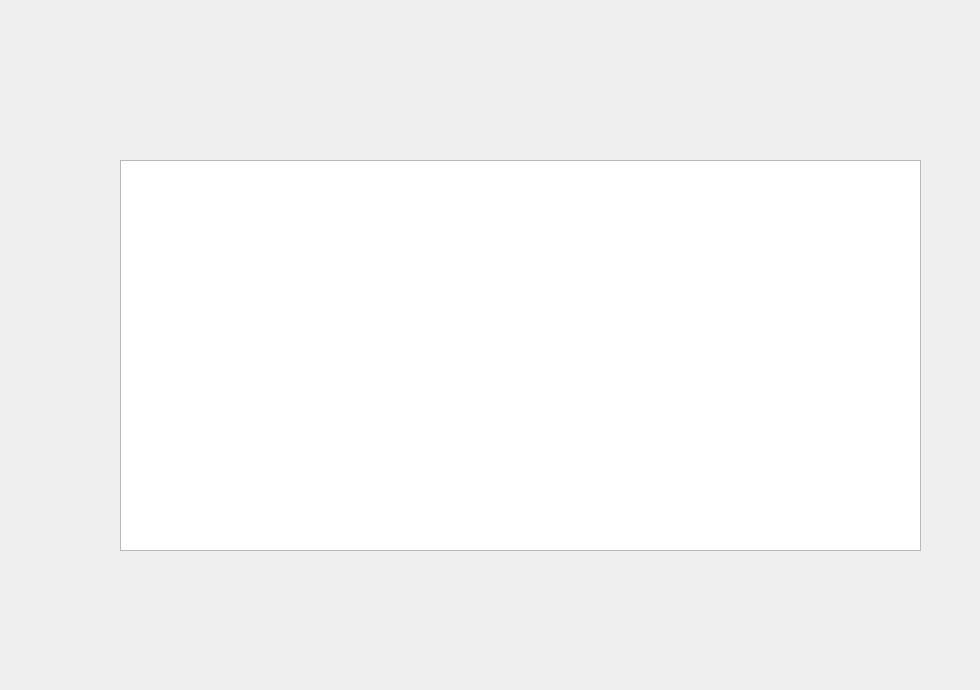
     <widget class="QWidget" name="page_4">
      <property name="styleSheet">
       <string notr="true">background-image:url(:/interface/affich-comm)


</string>
      </property>
      <widget class="QLineEdit" name="lineEdit_rechercheC">
       <property name="geometry">
        <rect>
         <x>80</x>
         <y>90</y>
         <width>241</width>
         <height>21</height>
        </rect>
       </property>
       <property name="styleSheet">
        <string notr="true">background:transparent;
border:none;</string>
       </property>
      </widget>
      <widget class="QTableView" name="tableView_4">
       <property name="geometry">
        <rect>
         <x>120</x>
         <y>160</y>
         <width>801</width>
         <height>391</height>
        </rect>
       </property>
       <property name="styleSheet">
        <string notr="true">QTableView{
background: #2F2F2F
};</string>
       </property>
      </widget>
      <widget class="QPushButton" name="supprimerC">
       <property name="geometry">
        <rect>
         <x>590</x>
         <y>590</y>
         <width>221</width>
         <height>41</height>
        </rect>
       </property>
       <property name="styleSheet">
        <string notr="true">background:transparent;
border:none;
</string>
       </property>
       <property name="text">
        <string/>
       </property>
      </widget>
      <widget class="QPushButton" name="rechercherC">
       <property name="geometry">
        <rect>
         <x>330</x>
         <y>80</y>
         <width>41</width>
         <height>41</height>
        </rect>
       </property>
       <property name="styleSheet">
        <string notr="true">background:transparent;
border:none;
</string>
       </property>
       <property name="text">
        <string/>
       </property>
      </widget>
      <widget class="QPushButton" name="precAC_3">
       <property name="geometry">
        <rect>
         <x>890</x>
         <y>630</y>
         <width>81</width>
         <height>51</height>
        </rect>
       </property>
       <property name="styleSheet">
        <string notr="true">background:transparent;
border:none;</string>
       </property>
       <property name="text">
        <string/>
       </property>
      </widget>
     </widget>
